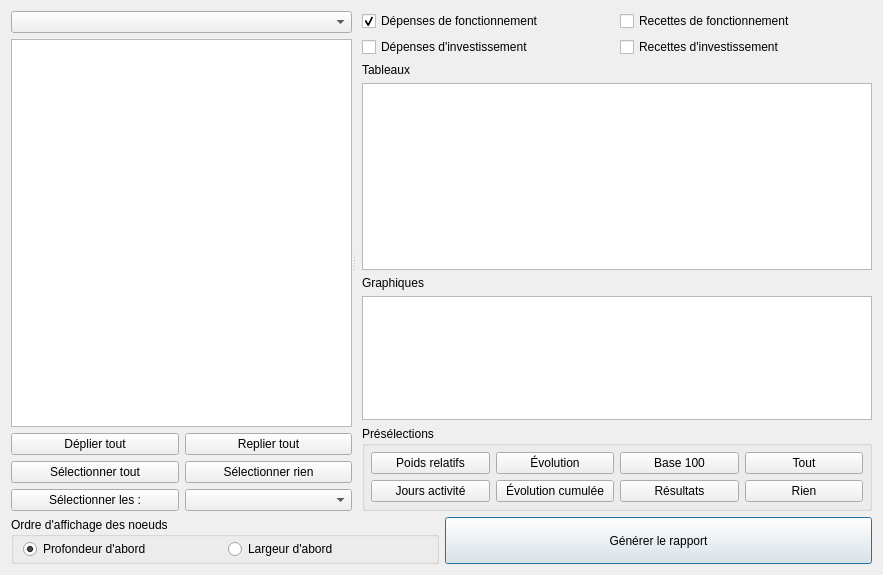
<?xml version="1.0" encoding="UTF-8"?>
<ui version="4.0">
 <class>FormAuditReports</class>
 <widget class="QWidget" name="FormAuditReports">
  <property name="geometry">
   <rect>
    <x>0</x>
    <y>0</y>
    <width>883</width>
    <height>575</height>
   </rect>
  </property>
  <property name="windowTitle">
   <string>Générateur de rapports d'audit</string>
  </property>
  <property name="windowIcon">
   <iconset resource="Images.qrc">
    <normaloff>:/icons/icons/report.png</normaloff>:/icons/icons/report.png</iconset>
  </property>
  <layout class="QGridLayout" name="gridLayout_4">
   <item row="0" column="0" colspan="2">
    <widget class="QSplitter" name="splitter">
     <property name="orientation">
      <enum>Qt::Horizontal</enum>
     </property>
     <property name="childrenCollapsible">
      <bool>false</bool>
     </property>
     <widget class="QWidget" name="layoutWidget">
      <layout class="QGridLayout" name="gridLayout_3">
       <item row="2" column="1">
        <widget class="QPushButton" name="pushButtonCollapseAll">
         <property name="text">
          <string>Replier tout</string>
         </property>
        </widget>
       </item>
       <item row="0" column="0" colspan="2">
        <widget class="QComboBox" name="comboListAudits"/>
       </item>
       <item row="4" column="1">
        <widget class="QComboBox" name="comboListTypes"/>
       </item>
       <item row="1" column="0" colspan="2">
        <widget class="QTreeView" name="treeView">
         <property name="toolTip">
          <string>&lt;html&gt;&lt;head/&gt;&lt;body&gt;&lt;p&gt;Clics gauches pour sélectionner les noeuds à inclure dans le rapport, double clic pour sélectionner le noeud de référence pour les comparaisons de certains tableaux et graphiques.&lt;/p&gt;&lt;/body&gt;&lt;/html&gt;</string>
         </property>
         <property name="editTriggers">
          <set>QAbstractItemView::NoEditTriggers</set>
         </property>
         <property name="showDropIndicator" stdset="0">
          <bool>false</bool>
         </property>
         <property name="selectionMode">
          <enum>QAbstractItemView::ExtendedSelection</enum>
         </property>
         <property name="expandsOnDoubleClick">
          <bool>false</bool>
         </property>
         <attribute name="headerVisible">
          <bool>false</bool>
         </attribute>
        </widget>
       </item>
       <item row="2" column="0">
        <widget class="QPushButton" name="pushButtonExpandAll">
         <property name="text">
          <string>Déplier tout</string>
         </property>
        </widget>
       </item>
       <item row="4" column="0">
        <widget class="QPushButton" name="pushButtonSelectType">
         <property name="toolTip">
          <string>&lt;html&gt;&lt;head/&gt;&lt;body&gt;&lt;p&gt;Sélection par type&lt;/p&gt;&lt;/body&gt;&lt;/html&gt;</string>
         </property>
         <property name="text">
          <string>Sélectionner les :</string>
         </property>
        </widget>
       </item>
       <item row="3" column="0">
        <widget class="QPushButton" name="pushButtonSelectAllNodes">
         <property name="text">
          <string>Sélectionner tout</string>
         </property>
        </widget>
       </item>
       <item row="3" column="1">
        <widget class="QPushButton" name="pushButtonUnSelectAllNodes">
         <property name="text">
          <string>Sélectionner rien</string>
         </property>
        </widget>
       </item>
      </layout>
     </widget>
     <widget class="QWidget" name="layoutWidget2">
      <layout class="QGridLayout" name="gridLayout_2">
       <property name="leftMargin">
        <number>6</number>
       </property>
       <item row="0" column="0">
        <widget class="QCheckBox" name="checkBoxDF">
         <property name="text">
          <string>Dépenses de fonctionnement</string>
         </property>
         <property name="checked">
          <bool>true</bool>
         </property>
        </widget>
       </item>
       <item row="0" column="1">
        <widget class="QCheckBox" name="checkBoxRF">
         <property name="text">
          <string>Recettes de fonctionnement</string>
         </property>
        </widget>
       </item>
       <item row="1" column="0">
        <widget class="QCheckBox" name="checkBoxDI">
         <property name="text">
          <string>Dépenses d'investissement</string>
         </property>
        </widget>
       </item>
       <item row="1" column="1">
        <widget class="QCheckBox" name="checkBoxRI">
         <property name="text">
          <string>Recettes d'investissement</string>
         </property>
        </widget>
       </item>
       <item row="3" column="0" colspan="2">
        <widget class="QListWidget" name="listTables">
         <property name="sizePolicy">
          <sizepolicy hsizetype="Expanding" vsizetype="Expanding">
           <horstretch>0</horstretch>
           <verstretch>3</verstretch>
          </sizepolicy>
         </property>
         <property name="whatsThis">
          <string>&lt;html&gt;&lt;head/&gt;&lt;body&gt;&lt;p&gt;Liste des tableaux pouvant être incorporés dans le rapport. Seul les éléments sélectionnés seront pris en compte.&lt;/p&gt;&lt;/body&gt;&lt;/html&gt;</string>
         </property>
         <property name="editTriggers">
          <set>QAbstractItemView::NoEditTriggers</set>
         </property>
         <property name="showDropIndicator" stdset="0">
          <bool>false</bool>
         </property>
         <property name="selectionMode">
          <enum>QAbstractItemView::ExtendedSelection</enum>
         </property>
         <property name="wordWrap">
          <bool>true</bool>
         </property>
        </widget>
       </item>
       <item row="5" column="0" colspan="2">
        <widget class="QListWidget" name="listGraphics">
         <property name="sizePolicy">
          <sizepolicy hsizetype="Expanding" vsizetype="Expanding">
           <horstretch>0</horstretch>
           <verstretch>2</verstretch>
          </sizepolicy>
         </property>
         <property name="whatsThis">
          <string>&lt;html&gt;&lt;head/&gt;&lt;body&gt;&lt;p&gt;Liste des graphiques pouvant être incorporés dans le rapport. Seul les éléments sélectionnés seront pris en compte.&lt;/p&gt;&lt;/body&gt;&lt;/html&gt;</string>
         </property>
         <property name="editTriggers">
          <set>QAbstractItemView::NoEditTriggers</set>
         </property>
         <property name="showDropIndicator" stdset="0">
          <bool>false</bool>
         </property>
         <property name="selectionMode">
          <enum>QAbstractItemView::ExtendedSelection</enum>
         </property>
         <property name="wordWrap">
          <bool>true</bool>
         </property>
        </widget>
       </item>
       <item row="6" column="0" colspan="2">
        <widget class="QGroupBox" name="groupBox">
         <property name="whatsThis">
          <string>&lt;html&gt;&lt;head/&gt;&lt;body&gt;&lt;p&gt;Liste de préselections de tableaux et de graphiques. Un clic sur un des boutons ajoute la préselection à la sélection de tableaux et de graphiques actuelle.&lt;/p&gt;&lt;/body&gt;&lt;/html&gt;</string>
         </property>
         <property name="title">
          <string>Présélections</string>
         </property>
         <layout class="QGridLayout" name="gridLayout">
          <property name="leftMargin">
           <number>6</number>
          </property>
          <property name="topMargin">
           <number>6</number>
          </property>
          <property name="rightMargin">
           <number>6</number>
          </property>
          <property name="bottomMargin">
           <number>6</number>
          </property>
          <item row="1" column="0">
           <widget class="QPushButton" name="pushButtonJoursAct">
            <property name="text">
             <string>Jours activité</string>
            </property>
           </widget>
          </item>
          <item row="0" column="0">
           <widget class="QPushButton" name="pushButtonPoidsRelatifs">
            <property name="text">
             <string>Poids relatifs</string>
            </property>
           </widget>
          </item>
          <item row="1" column="1">
           <widget class="QPushButton" name="pushButtonEvolutionCumul">
            <property name="text">
             <string>Évolution cumulée</string>
            </property>
           </widget>
          </item>
          <item row="0" column="1">
           <widget class="QPushButton" name="pushButtonEvolution">
            <property name="text">
             <string>Évolution</string>
            </property>
           </widget>
          </item>
          <item row="0" column="2">
           <widget class="QPushButton" name="pushButtonBase100">
            <property name="text">
             <string>Base 100</string>
            </property>
           </widget>
          </item>
          <item row="1" column="3">
           <widget class="QPushButton" name="pushButtonSelectNone">
            <property name="text">
             <string>Rien</string>
            </property>
           </widget>
          </item>
          <item row="0" column="3">
           <widget class="QPushButton" name="pushButtonSelectAll">
            <property name="text">
             <string>Tout</string>
            </property>
           </widget>
          </item>
          <item row="1" column="2">
           <widget class="QPushButton" name="pushButtonResultats">
            <property name="text">
             <string>Résultats</string>
            </property>
           </widget>
          </item>
         </layout>
        </widget>
       </item>
       <item row="2" column="0" colspan="2">
        <widget class="QLabel" name="label">
         <property name="text">
          <string>Tableaux</string>
         </property>
        </widget>
       </item>
       <item row="4" column="0" colspan="2">
        <widget class="QLabel" name="label_2">
         <property name="text">
          <string>Graphiques</string>
         </property>
        </widget>
       </item>
      </layout>
     </widget>
    </widget>
   </item>
   <item row="2" column="0">
    <widget class="QGroupBox" name="groupBoxTraversal">
     <property name="whatsThis">
      <string>&lt;html&gt;&lt;head/&gt;&lt;body&gt;&lt;p&gt;Ordre dans lequel les noeuds seront présentés à l'intérieur du rapport.&lt;/p&gt;&lt;/body&gt;&lt;/html&gt;</string>
     </property>
     <property name="title">
      <string>Ordre d'affichage des noeuds</string>
     </property>
     <layout class="QHBoxLayout" name="horizontalLayout">
      <property name="topMargin">
       <number>2</number>
      </property>
      <property name="bottomMargin">
       <number>2</number>
      </property>
      <item>
       <widget class="QRadioButton" name="radioButtonDFS">
        <property name="toolTip">
         <string>&lt;html&gt;&lt;head/&gt;&lt;body&gt;&lt;p&gt;Si l'arbre est :&lt;/p&gt;&lt;p&gt;R&lt;/p&gt;&lt;p&gt;----A&lt;/p&gt;&lt;p&gt;---------A1&lt;/p&gt;&lt;p&gt;---------A2&lt;/p&gt;&lt;p&gt;----B&lt;/p&gt;&lt;p&gt;---------B1&lt;/p&gt;&lt;p&gt;---------B2&lt;/p&gt;&lt;p&gt;Le rapport contiendra dans cet ordre :&lt;/p&gt;&lt;p&gt;R, A, A1, A2, B, B1, B2&lt;/p&gt;&lt;/body&gt;&lt;/html&gt;</string>
        </property>
        <property name="text">
         <string>Profondeur d'abord</string>
        </property>
        <property name="checked">
         <bool>true</bool>
        </property>
       </widget>
      </item>
      <item>
       <widget class="QRadioButton" name="radioButtonBFS">
        <property name="toolTip">
         <string>&lt;html&gt;&lt;head/&gt;&lt;body&gt;&lt;p&gt;Si l'arbre est :&lt;/p&gt;&lt;p&gt;R&lt;/p&gt;&lt;p&gt;----A&lt;/p&gt;&lt;p&gt;---------A1&lt;/p&gt;&lt;p&gt;---------A2&lt;/p&gt;&lt;p&gt;----B&lt;/p&gt;&lt;p&gt;---------B1&lt;/p&gt;&lt;p&gt;---------B2&lt;/p&gt;&lt;p&gt;Le rapport contiendra dans cet ordre :&lt;/p&gt;&lt;p&gt;R, A, B, A1, A2, B1, B2&lt;/p&gt;&lt;/body&gt;&lt;/html&gt;</string>
        </property>
        <property name="text">
         <string>Largeur d'abord</string>
        </property>
       </widget>
      </item>
     </layout>
    </widget>
   </item>
   <item row="2" column="1">
    <widget class="QPushButton" name="saveButton">
     <property name="sizePolicy">
      <sizepolicy hsizetype="Minimum" vsizetype="Expanding">
       <horstretch>0</horstretch>
       <verstretch>0</verstretch>
      </sizepolicy>
     </property>
     <property name="maximumSize">
      <size>
       <width>16777215</width>
       <height>47</height>
      </size>
     </property>
     <property name="text">
      <string>Générer le rapport</string>
     </property>
     <property name="icon">
      <iconset resource="Images.qrc">
       <normaloff>:/icons/icons/html.png</normaloff>:/icons/icons/html.png</iconset>
     </property>
     <property name="default">
      <bool>true</bool>
     </property>
    </widget>
   </item>
  </layout>
 </widget>
 <tabstops>
  <tabstop>comboListAudits</tabstop>
  <tabstop>treeView</tabstop>
  <tabstop>pushButtonExpandAll</tabstop>
  <tabstop>pushButtonCollapseAll</tabstop>
  <tabstop>pushButtonSelectAllNodes</tabstop>
  <tabstop>pushButtonUnSelectAllNodes</tabstop>
  <tabstop>pushButtonSelectType</tabstop>
  <tabstop>comboListTypes</tabstop>
  <tabstop>radioButtonDFS</tabstop>
  <tabstop>radioButtonBFS</tabstop>
  <tabstop>checkBoxDF</tabstop>
  <tabstop>checkBoxRF</tabstop>
  <tabstop>checkBoxDI</tabstop>
  <tabstop>checkBoxRI</tabstop>
  <tabstop>listTables</tabstop>
  <tabstop>listGraphics</tabstop>
  <tabstop>pushButtonPoidsRelatifs</tabstop>
  <tabstop>pushButtonEvolution</tabstop>
  <tabstop>pushButtonBase100</tabstop>
  <tabstop>pushButtonSelectAll</tabstop>
  <tabstop>pushButtonJoursAct</tabstop>
  <tabstop>pushButtonEvolutionCumul</tabstop>
  <tabstop>pushButtonResultats</tabstop>
  <tabstop>pushButtonSelectNone</tabstop>
  <tabstop>saveButton</tabstop>
 </tabstops>
 <resources>
  <include location="Images.qrc"/>
 </resources>
 <connections/>
</ui>
